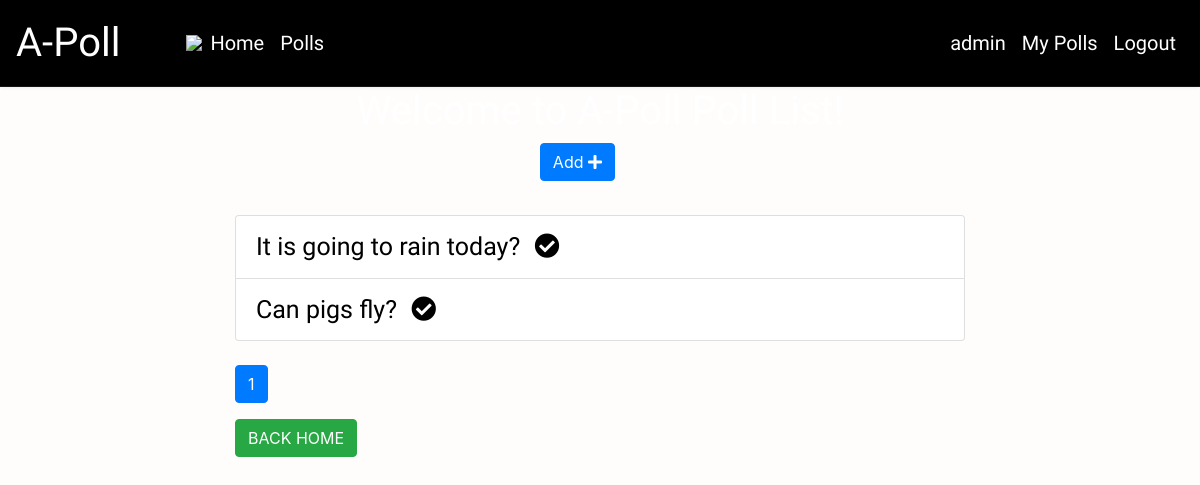
Screenshot of /list/ (signed in) with the database file from the repository.
### online/models.py (models this page shows, shortened)
class Poll(models.Model):
    owner = models.ForeignKey(User, on_delete=models.CASCADE)
    description = models.TextField()
    pub_date = models.DateTimeField(default=timezone.now)
    active = models.BooleanField(default=True)

### online/views.py (the view)
# urls.py: path('list/', views.polls_list, name='list'),
@login_required(login_url='/accounts/login/')
def polls_list(request):
    all_polls = Poll.objects.all()
    search_term = ''
    if 'name' in request.GET:
        all_polls = all_polls.order_by('description')
    if 'date' in request.GET:
        all_polls = all_polls.order_by('pub_date')
    if 'vote' in request.GET:
        all_polls = all_polls.annotate(Count('vote')).order_by('vote__count')
    if 'search' in request.GET:
        search_term = request.GET['search']
        all_polls = all_polls.filter(text__icontains=search_term)
    paginator = Paginator(all_polls, 6)
    page = request.GET.get('page')
    polls = paginator.get_page(page)
    get_dict_copy = request.GET.copy()
    context = {
        'polls': polls,
        'search_term': search_term,
    }
    return render(request, 'poll_list.html', context)

### online/templates/poll_list.html (shortened to what this page needs)
{% extends 'base.html' %}
{% block content %}
<body style=" background-image: url('https://images.unsplash.com/photo-1604065626882-47c3093bec11?ixlib=rb-1.2.1&ixid=MnwxMjA3fDB8MHxzZWFyY2h8MTF8fHZvdGV8ZW58MHx8MHx8&auto=format&fit=crop&w=500&q=60');
    background-size: cover;
    background-repeat:  no-repeat;
    ">
    <div class="container">
        <div class="row">
            <div class="col-md-8 offset-sm-2">
                <h1 style="text-align: center; font-family: 'Special Elite', cursive;">Welcome to A-Poll Poll List!</h1>
                <a class="btn btn-primary mb-3 float-right" style="margin-right: 350px;" href="{% url 'add' %}" role="button" style="font-family: 'Special Elite', cursive;">Add <i
                    class="fas fa-plus"></i></a>
                <br>
                <br>
                <br>
                <ul class="list-group">
                    {% for poll in polls %}
                    <li class="list-group-item"><a href="{% url 'detail' poll.id %}" style="color: black; font-size: 25px; font-family: 'Special Elite', cursive">{{ poll.description}}
                            {% if not poll.active%}
                            <i class="fas fa-check-circle ml-2"></i>
                            {% endif %}
                        </a>
                    </li>
                    {% endfor %}
                </ul>
                <nav class="mt-4">
                    <ul class="pagination">
                        <li class="page-item active"><a class="page-link" href="">{{ polls.number }}</a></li>
                    </ul>
                </nav>
                <a class=" mx-auto btn btn-md btn-success mx-auto" href="/">
                    BACK HOME
                </a>
            </div>
        </div>
    </div>
    {% endblock content %}

### online/templates/navbar.html (shortened to what this page needs)
<!DOCTYPE html>
<html lang="en">
<head>
</head>
<body>
<nav class="navbar navbar-expand-sm ">
    <a class="navbar-brand" href="#" style="font-size: 40px; font-family: 'Special Elite', cursive; ">A-Poll</a>
    <img src="https://img.icons8.com/emoji/52/000000/ballot-box-with-ballot.png"/>
    <div id="navbarCollapse" class="collapse navbar-collapse">
        <ul class=" nav navbar-nav">
            <li class="nav-item ">
                <a class="nav-link" href="{% url 'index' %}" style="color:white; font-family: 'Special Elite', cursive; font-size: 20px;">Home <span class="sr-only">(current)</span></a>
            </li>
            {% if request.user.is_authenticated %}
            <li class="nav-item">
                <a class="nav-link" href="{% url 'list' %}" style="color:white; font-family: 'Special Elite', cursive; font-size: 20px;">Polls</a>
            </li>
            {% endif %}
        </ul>
        <div class="navbar-nav ml-auto">
            {% if request.user.is_authenticated %}
            <li><a class="nav-link" href="{% url 'profile' %}" style="color: white; font-family: 'Special Elite', cursive; font-size: 20px;">{{user.username}}</a></li>
            <a class="nav-link" href="{% url 'list_by_user' %} " style="color: white; font-family: 'Special Elite', cursive; font-size: 20px;">My Polls</a>
            <a class="nav-link" href="{% url 'logout' %}" style="color: white; font-family: 'Special Elite', cursive; font-size: 20px;">Logout</a>
            {% else %}
            <a class="nav-link" href="{% url 'login' %}" style="color: white; font-family: 'Special Elite', cursive;">Login</a>
            <a class="nav-link" href="{% url 'register' %}" style="color: white; font-family: 'Special Elite', cursive;">Register</a>
            {% endif %}
        </div>
    </div>
</nav>
</body>

### static/css/style.css (style rules this page uses)
html, body { height:100%; padding: 0; margin: 0; color: white; }
body { background: rgba(0, 0, 0, 0.466); }

### online/templates/navbar.html (style rules this page uses)
body { background: #fffcfc; }
.navbar { background: rgb(0, 0, 0); padding-left: 16px; padding-right: 16px; border-bottom: 1px solid #161616; box-shadow: 0 0 4px rgba(27, 27, 27, 0.1); }
.navbar .navbar-brand { color: rgb(255, 255, 255); padding-left: 0; font-size: 20px; padding-right: 50px; }

### rows the page displays
Poll: description "It is going to rain today?", active False (drawn)
Poll: description "Can pigs fly?", active False (drawn)

### other values shown
{{ user.username }} "admin"
{{ polls.number }} "1"
